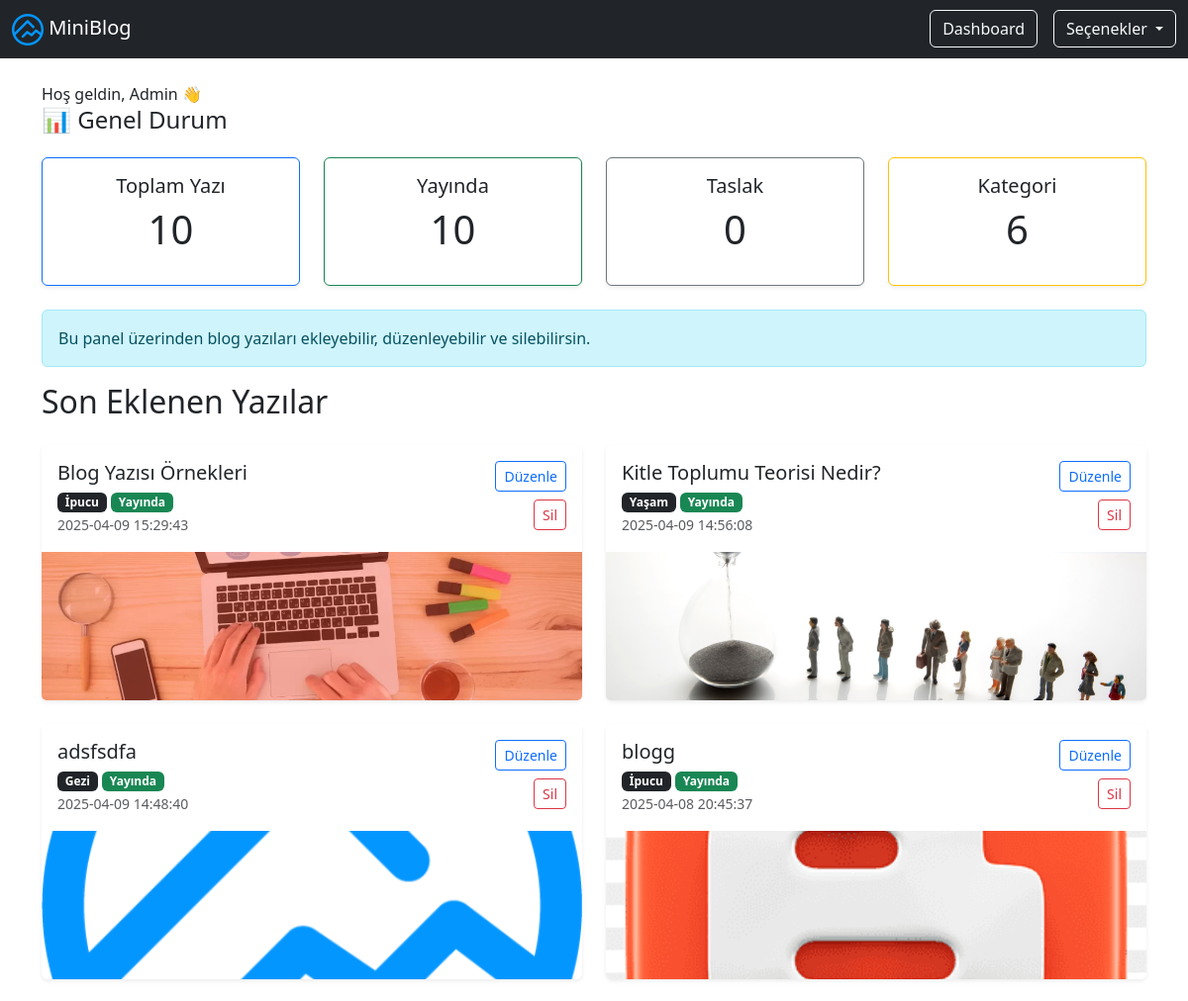
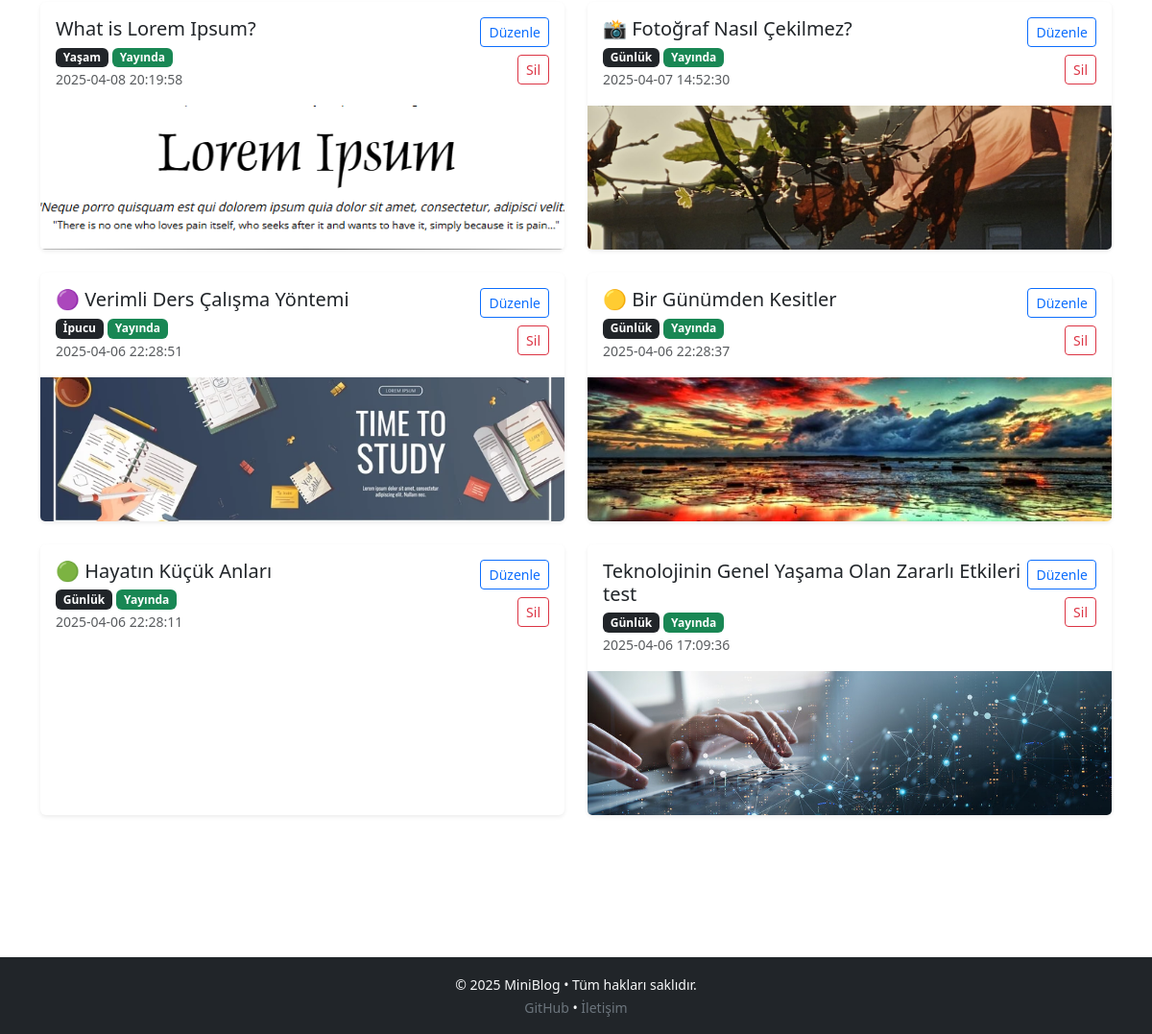
Page /admin/dashboard.php (signed in) on the committed database (2 pictures, top to bottom).
### tables this page shows
CREATE TABLE `ayarlar` (
  `id` int(11) NOT NULL,
  `site_baslik` varchar(255) DEFAULT NULL,
  `site_aciklama` text DEFAULT NULL,
  `logo` varchar(255) DEFAULT NULL,
  `favicon` varchar(255) DEFAULT NULL
);

CREATE TABLE `posts` (
  `id` int(11) NOT NULL,
  `baslik` varchar(255) NOT NULL,
  `kategori` varchar(100) NOT NULL,
  `icerik` text NOT NULL,
  `eklenme_tarihi` datetime NOT NULL DEFAULT current_timestamp(),
  `gorsel` varchar(255) DEFAULT NULL,
  `durum` enum('taslak','yayinda') DEFAULT 'taslak',
  `goruntulenme` int(11) NOT NULL DEFAULT 0,
  `slider` tinyint(1) DEFAULT 0,
  `slug` varchar(255) DEFAULT NULL
);

### admin/includes/config.php (called while the page is built, shortened)
<?php
$baglanti = new mysqli("localhost", "root", "", "miniblog");
$site_ayar = $baglanti->query("SELECT * FROM ayarlar WHERE id = 1")->fetch_assoc();
?>

### admin/dashboard.php (the view, shortened to what this page needs)
<?php
include "./includes/header.php";
include "./includes/config.php";
$toplam_yazi = $baglanti->query("SELECT COUNT(*) AS toplam FROM posts")->fetch_assoc()["toplam"];
$yayinda = $baglanti->query("SELECT COUNT(*) AS sayi FROM posts WHERE durum = 'yayinda'")->fetch_assoc()["sayi"];
$taslak = $baglanti->query("SELECT COUNT(*) AS sayi FROM posts WHERE durum = 'taslak'")->fetch_assoc()["sayi"];
$kategori_sayisi = $baglanti->query("SELECT COUNT(*) AS sayi FROM kategoriler")->fetch_assoc()["sayi"];
$yazilar = $baglanti->query("SELECT * FROM posts ORDER BY eklenme_tarihi DESC");
?>
<h1 class="mb-4">Hoş geldin, Admin 👋</h1>
<h4 class="mb-4">📊 Genel Durum</h6>
<div class="row mb-4 text-center">
    <div class="col-md-3">
        <div class="card border-primary shadow-sm">
            <div class="card-body">
                <h5 class="card-title">Toplam Yazı</h5>
                <p class="display-6"><?= $toplam_yazi ?></p>
            </div>
        </div>
    </div>
    <div class="col-md-3">
        <div class="card border-success shadow-sm">
            <div class="card-body">
                <h5 class="card-title">Yayında</h5>
                <p class="display-6"><?= $yayinda ?></p>
            </div>
        </div>
    </div>
    <div class="col-md-3">
        <div class="card border-secondary shadow-sm">
            <div class="card-body">
                <h5 class="card-title">Taslak</h5>
                <p class="display-6"><?= $taslak ?></p>
            </div>
        </div>
    </div>
    <div class="col-md-3">
        <div class="card border-warning shadow-sm">
            <div class="card-body">
                <h5 class="card-title">Kategori</h5>
                <p class="display-6"><?= $kategori_sayisi ?></p>
            </div>
        </div>
    </div>
</div>
<div class="alert alert-info">
    Bu panel üzerinden blog yazıları ekleyebilir, düzenleyebilir ve silebilirsin.
</div>
<h2 class="mb-4">Son Eklenen Yazılar</h2>
<?php if ($yazilar->num_rows > 0): ?>
    <div class="row row-cols-1 row-cols-md-2 g-4">
        <?php while ($yazi = $yazilar->fetch_assoc()) : ?>
            <div class="col">
                <div class="card h-100 border-0 shadow-sm position-relative">
                    <div class="card-body d-flex justify-content-between align-items-start">
                        <div>
                            <h5 class="card-title mb-1"><?= htmlspecialchars($yazi["baslik"]) ?></h5>
                            <span class="badge bg-dark"><?= $yazi["kategori"] ?></span>
                            <span class="badge <?= $yazi["durum"] === "yayinda" ? "bg-success" : "bg-secondary" ?>">
                                <?= $yazi["durum"] === "yayinda" ? "Yayında" : "Taslak" ?>
                            </span>
                            <p class="card-text mb-0"><small class="text-muted"><?= $yazi["eklenme_tarihi"] ?></small></p>
                        </div>
                        <div class="d-flex flex-column align-items-end">
                            <a href="edit_post.php?id=<?= $yazi["id"] ?>" class="btn btn-sm btn-outline-primary mb-2">
                                Düzenle
                            </a>
                            <a href="delete_post.php?id=<?= $yazi["id"] ?>"
                                class="btn btn-sm btn-outline-danger"
                                onclick="return confirm('Bu yazıyı silmek istediğinize emin misiniz?');">
                                Sil
                            </a>
                        </div>
                    </div>
                    <?php if (!empty($yazi["gorsel"])): ?>
                        <img src="<?= $yazi["gorsel"] ?>"
                            class="card-img-bottom"
                            alt="Görsel"
                            style="object-fit: cover; height: 150px;">
                    <?php endif; ?>
                </div>
            </div>
        <?php endwhile; ?>
    </div>
<?php else: ?>
    <div class="alert alert-warning">Henüz hiç yazı enlenmemiş.</div>
<?php endif; ?>
<?php include "./includes/footer.php"; ?>

### admin/includes/header.php (shortened to what this page needs)
<?php include "config.php"; ?>
<!DOCTYPE html>
<html lang="en">
<head>
    <link href="https://cdn.jsdelivr.net/npm/bootstrap@5.3.2/dist/css/bootstrap.min.css" rel="stylesheet">
    <link href="https://cdnjs.cloudflare.com/ajax/libs/font-awesome/6.0.0/css/all.min.css" rel="stylesheet">
</head>
<body class="">
    <nav class=" navbar navbar-expand-lg navbar-dark bg-dark">
        <div class="container-fluid">
            <a class="navbar-brand" href="dashboard.php"> <img src="<?= $site_ayar["logo"] ?>" height="32" alt="Logo"> <?= htmlspecialchars($site_ayar["site_baslik"]) ?></a>
            <div class="d-flex align-items-center">
                <a href="dashboard.php" class="btn btn-outline-light me-3">Dashboard</a>
                <div class="dropdown">
                    <button class="btn btn-outline-light dropdown-toggle" type="button" id="adminMenu" data-bs-toggle="dropdown" aria-expanded="false">
                        Seçenekler
                    </button>
                </div>
            </div>
        </div>
    </nav>
    <div class="container mt-4" style="min-height: 70vh;>

### admin/includes/footer.php (shortened to what this page needs)
</div>
<div style="padding-bottom: 100px;"></div>
<footer class="bg-dark text-light text-center py-3 mt-5 ">
    <div class="container">
        <small>&copy; <?= date("Y") ?> MiniBlog • Tüm hakları saklıdır.</small>
        <br>
        <small>
            <a target="_blank" class="text-secondary text-decoration-none" href="https://github.com/eraykarakasli">GitHub</a> •
            <a href="#" class="text-secondary text-decoration-none">İletişim</a>
        </small>
    </div>
</footer>
</body>
</html>

### admin/includes/header.php (style rules this page uses)
html { scroll-behavior: smooth; }

### rows in the picture
ayarlar: logo (picture), site_baslik "MiniBlog"
posts: baslik "Blog Yazısı Örnekleri", kategori "İpucu", durum "Yayında", eklenme_tarihi "2025-04-09 15:29:43", gorsel (picture)
posts: baslik "Kitle Toplumu Teorisi Nedir?", kategori "Yaşam", durum "Yayında", eklenme_tarihi "2025-04-09 14:56:08", gorsel (picture)
posts: baslik "adsfsdfa", kategori "Gezi", durum "Yayında", eklenme_tarihi "2025-04-09 14:48:40", gorsel (picture)
posts: baslik "blogg", kategori "İpucu", durum "Yayında", eklenme_tarihi "2025-04-08 20:45:37", gorsel (picture)
posts: baslik "What is Lorem Ipsum?", kategori "Yaşam", durum "Yayında", eklenme_tarihi "2025-04-08 20:19:58", gorsel (picture)
posts: baslik "📸 Fotoğraf Nasıl Çekilmez?", kategori "Günlük", durum "Yayında", eklenme_tarihi "2025-04-07 14:52:30", gorsel (picture)
posts: baslik "🟣 Verimli Ders Çalışma Yöntemi", kategori "İpucu", durum "Yayında", eklenme_tarihi "2025-04-06 22:28:51", gorsel (picture)
posts: baslik "🟡 Bir Günümden Kesitler", kategori "Günlük", durum "Yayında", eklenme_tarihi "2025-04-06 22:28:37", gorsel (picture)
posts: baslik "🟢 Hayatın Küçük Anları", kategori "Günlük", durum "Yayında", eklenme_tarihi "2025-04-06 22:28:11"
posts: baslik "Teknolojinin Genel Yaşama Olan Zararlı Etkileri test", kategori "Günlük", durum "Yayında", eklenme_tarihi "2025-04-06 17:09:36", gorsel (picture)

### other values in the picture
$toplam_yazi "10"
$yayinda "10"
$taslak "0"
$kategori_sayisi "6"
